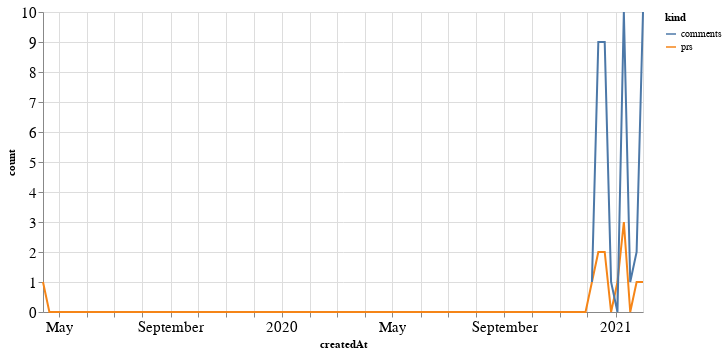

Notebook cell for this chart:
### Code cell
alt.Chart(total_time, width=600).mark_line().encode(
    x='createdAt',
    y='count',
    color='kind'
)

### Figure 1 — Vega-Lite specification as saved in the notebook (floating-point values rounded to 4 significant figures; data arrays with more than 128 entries replaced by an {"elided": "..."} marker saying what was removed)
{"config": {"axisLeft": {"labelFontSize": 15}, "axisBottom": {"labelFontSize": 15}}, "data": {"name": "data-873eb94bb44f750dd1e267308246724c"}, "mark": "line", "encoding": {"color": {"type": "nominal", "field": "kind"}, "x": {"type": "temporal", "field": "createdAt"}, "y": {"type": "quantitative", "field": "count"}}, "width": 600, "$schema": "https://vega.github.io/schema/vega-lite/v4.8.1.json", "datasets": {"data-873eb94bb44f750dd1e267308246724c": {"elided": "190 records"}}}
